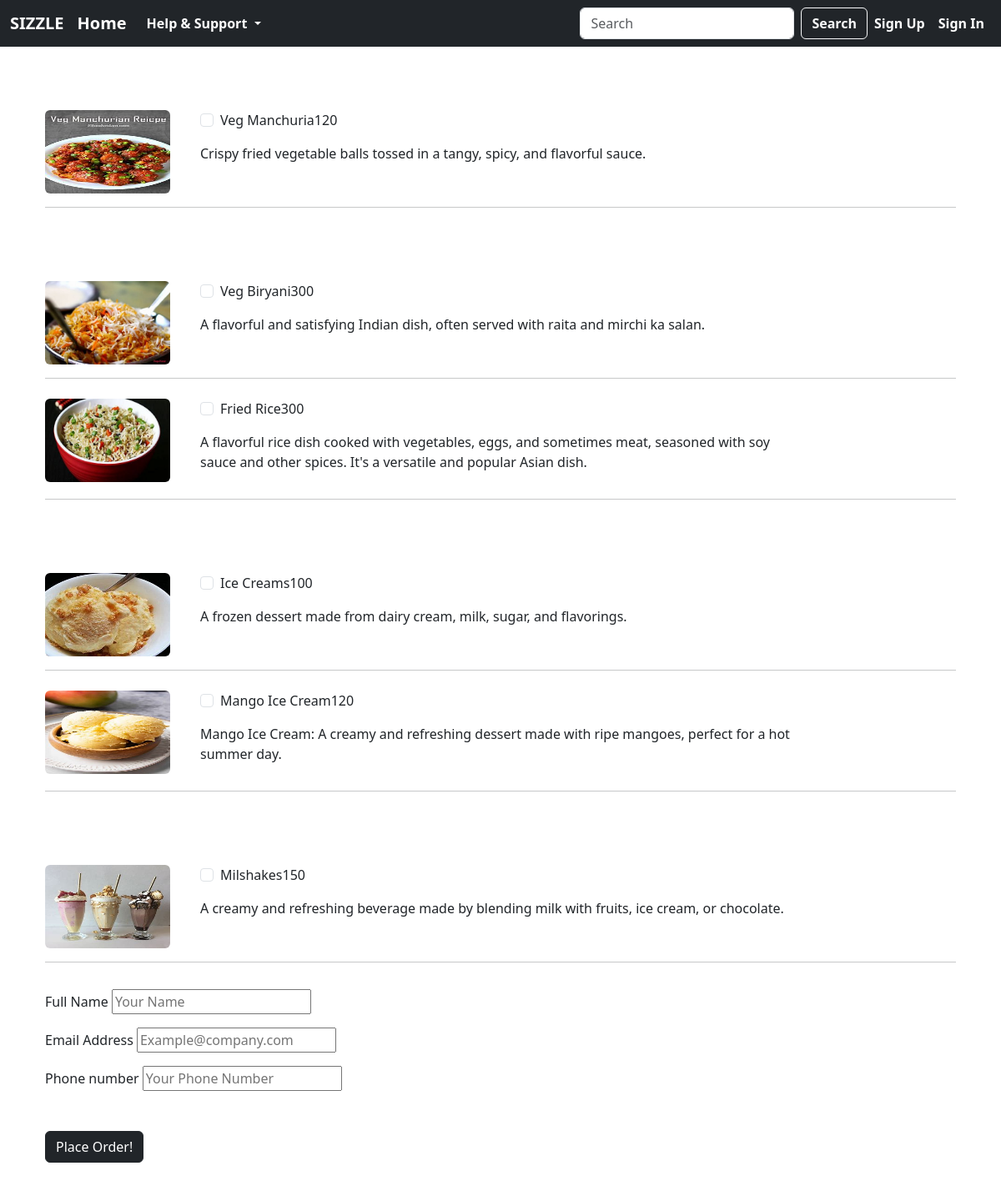
The page /order/ on the database its author committed.
### customer/models.py (models this page shows, shortened)
class MenuItem(models.Model):
    name= models.CharField(max_length=100)
    description = models.TextField()
    image = models.ImageField(upload_to='menu_images/')
    price = models.CharField(max_length=7)
    category = models.ManyToManyField('Category', related_name="item")

### customer/views.py (the view, shortened to what this page needs)
# urls.py: path('order/',Order.as_view(), name='order'),
class Order(View):
    def get(self, request, *args, **kwargs):
        Starters = MenuItem.objects.filter(category__name__contains='Starters')
        MainCourse = MenuItem.objects.filter(category__name__contains='MainCourse')
        Desserts = MenuItem.objects.filter(category__name__contains='Dessert')
        Beverages = MenuItem.objects.filter(category__name__contains='Beverages')
        context = {
            'Starters': Starters,
            'MainCourse': MainCourse,
            'Desserts': Desserts,
            'Beverages': Beverages,
        }
        return render(request, 'Customer/order.html', context)

### templates/Customer/order.html (shortened to what this page needs)
{% extends 'NavBar/RestaurantNavBar.html' %}
{% load static %}
{% block body %}
<div class="container mb-5">
    <div class="row justify-content-center mt-1">
        <div class="col-md-12 col-sm-12 p-4">
            <form method="POST">
                <div class="pt-5">
                    {% for app in Starters %}
                    <div class="row">
                        <div class="col-md-2 col-sm-12">
                            <img class="rounded" src="{{ app.image.url }}" width="150" height="100"/>
                        </div>
                        <div class="col-md-8 col-sm-12">
                            <div class="d-flex flex-row">
                                <div class="form-group form-check">
                                    <input type="checkbox" name="items[]" class="form-check-input" value="{{ app.pk }}">
                                    <label class="form-check-label">{{ app.name }}</label>
                                </div>
                                <p class="font-weight-bold pl-5">{{ app.price }}</p>
                            </div>
                            <p>{{ app.description }}</p>
                        </div>
                    </div>
                    <hr />
                {% endfor %}
                </div>
                <div class="pt-5">
                    {% for entre in MainCourse %}
                    <div class="row mt-4">
                        <div class="col-md-2 col-sm-12">
                            <img class="rounded" src="{{ entre.image.url }}" width="150" height="100"/>
                        </div>
                        <div class="col-md-8 col-sm-12">
                            <div class="d-flex flex-row">
                                <div class="form-group form-check">
                                    <input type="checkbox" name="items[]" class="form-check-input" value="{{ entre.pk }}">
                                    <label class="form-check-label">{{ entre.name }}</label>
                                </div>
                                <p class="font-weight-bold pl-5">{{ entre.price }}</p>
                            </div>
                            <p>{{ entre.description }}</p>
                        </div>
                    </div>
                    <hr />
                    {% endfor %}
                </div>
                <div class="pt-5">
                    {% for dessert in Desserts %}
                    <div class="row mt-4">
                        <div class="col-md-2 col-sm-12">
                            <img class="rounded" src="{{ dessert.image.url }}" width="150" height="100"/>
                        </div>
                        <div class="col-md-8 col-sm-12">
                            <div class="d-flex flex-row">
                                <div class="form-group form-check">
                                    <input type="checkbox" name="items[]" class="form-check-input" value="{{ dessert.pk }}">
                                    <label class="form-check-label">{{ dessert.name }}</label>
                                </div>
                                <p class="font-weight-bold pl-5">{{ dessert.price }}</p>
                            </div>
                            <p>{{ dessert.description }}</p>
                        </div>
                    </div>
                    <hr />
                    {% endfor %}
                </div>
                <div class="pt-5">
                    {% for drink in Beverages %}
                    <div class="row mt-4">
                        <div class="col-md-2 col-sm-12">
                            <img class="rounded" src="{{ drink.image.url }}" width="150" height="100"/>
                        </div>
                        <div class="col-md-8 col-sm-12">
                            <div class="d-flex flex-row">
                                <div class="form-group form-check">
                                    <input type="checkbox" name="items[]" class="form-check-input" value="{{ drink.pk }}">
                                    <label class="form-check-label">{{ drink.name }}</label>
                                </div>
                                <p class="font-weight-bold pl-5">{{ drink.price }}</p>
                            </div>
                            <p>{{ drink.description }}</p>
                        </div>
                    </div>
                    <hr />
                    {% endfor %}
                </div>
               <div class="form-group pt-3">
    <label for="customer_name">Full Name</label>
    <input required class="from-control" type ="text" placeholder="Your Name" name="name" id="customer_name"/>
</div>
<div class="form-group pt-3">
    <label for="customer_email">Email Address</label>
    <input required class="from-control" type ="text" placeholder="Example@company.com" name="email" id="customer_email"/>
</div>
<div class="form-group pt-3">
    <label for="customer_phone">Phone number</label>
    <input required class="from-control" type ="text" placeholder="Your Phone Number" name="phone" id="customer_phone"/>
</div>
                <button class="btn btn-dark mt-5">Place Order!</button>
            </form>
        </div>
    </div>
</div>
{% endblock %}

### templates/NavBar/RestaurantNavBar.html (shortened to what this page needs)
<!DOCTYPE html>
<html lang="en">
<head>
    <link href="https://cdn.jsdelivr.net/npm/bootstrap@5.3.3/dist/css/bootstrap.min.css" rel="stylesheet">
</head>
<body>
<nav class="navbar navbar-expand-lg navbar-light bg-dark">
  <div class="container-fluid">
    <a class="navbar-brand text-white" href="#"><b>SIZZLE</b></a>
      <a class="navbar-brand text-white" href="{% url 'customer:HomePage' %}"><b>Home</b></a>
    <div class="collapse navbar-collapse" id="navbarSupportedContent">
      <ul class="navbar-nav me-auto mb-2 mb-lg-0">
          <li class="nav-item dropdown">
          <a class="nav-link dropdown-toggle text-white" href="#" id="navbarDropdown" role="button" data-bs-toggle="dropdown" aria-expanded="false">
              <b>  Help & Support </b>
          </a>
        </li>
      </ul>
      <form class="d-flex">
        <input class="form-control me-2" type="search" placeholder="Search" aria-label="Search">
        <button class="btn btn-outline-light" type="submit"><b>Search</b></button>
      </form>
    </div>
    <ul  class="navbar-nav ms-auto">
      <li>
        {% if user.is_authenticated %}
          <li class="nav-item">
            <span class="nav-link text-white">Welcome, {{ user.first_name }}</span>
          </li>
          <li class="nav-item">
            <a class="nav-link text-white" href="{% url 'customer:SignOut' %}"><b>Sign Out</b></a>
          </li>
        {% else %}
          <li class="nav-item">
            <a class="nav-link text-white" href="{% url 'customer:SignUpLogic' %}"><b>Sign Up</b></a>
          </li>
          <li class="nav-item">
            <a class="nav-link text-white" href="{% url 'customer:SignInLogic' %}"><b>Sign In</b></a>
          </li>
        {% endif %}
      </li>
    </ul>
  </div>
</nav>
{% block body %}
{% endblock %}
</body>
</html>

### rows shown on the page
MenuItem: image (picture), name "Veg Manchuria", price "120", description "Crispy fried vegetable balls tossed in a tangy, spicy, and flavorful sauce."
MenuItem: image (picture), name "Veg Biryani", price "300", description "A flavorful and satisfying Indian dish, often served with raita and mirchi ka salan."
MenuItem: image (picture), name "Fried Rice", price "300", description "A flavorful rice dish cooked with vegetables, eggs, and sometimes meat, seasoned with soy sauce and other spices. It's a versatile and popular Asian dish."
MenuItem: image (picture), name "Ice Creams", price "100", description "A frozen dessert made from dairy cream, milk, sugar, and flavorings."
MenuItem: image (picture), name "Mango Ice Cream", price "120", description "Mango Ice Cream: A creamy and refreshing dessert made with ripe mangoes, perfect for a hot summer day."
MenuItem: image (picture), name "Milshakes", price "150", description "A creamy and refreshing beverage made by blending milk with fruits, ice cream, or chocolate."
